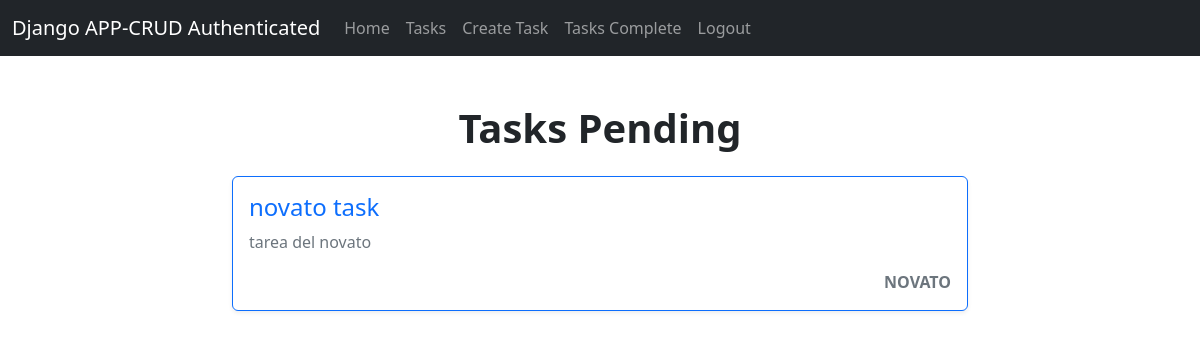
The app's page /tasks/ (signed in) with its own data.
### task/models.py (models this page shows, shortened)
class Task(models.Model):
    title = models.CharField(max_length=200)
    description = models.TextField(blank=True)
    created = models.DateTimeField(auto_now_add=True)
    dateCompleted = models.DateTimeField(null=True, blank=True)
    important = models.BooleanField(default=False, blank=True)
    user = models.ForeignKey(User, on_delete=models.CASCADE)

### task/views.py (the view)
@login_required
def tasks(request):
    tasks = Task.objects.filter(user=request.user, dateCompleted__isnull=True)
    return render(request, 'tasks.html', {
        'tasks': tasks
    })

### task/templates/tasks.html (shortened to what this page needs)
{% extends 'base.html' %}
{% block content %}
<main class="container my-5">
    <h1 class="text-center mb-4 fw-bold text-dark">Tasks Pending</h1>
    <div class="row justify-content-center">
        <div class="col-md-8">
            {% for task in tasks %}
            <div class="card mb-3 shadow-sm
                {% if task.important %} border-2 border-danger {% else %}border-2 border-primary{% endif %}">
                <div class="card-body">
                    <h4 class="{% if task.important %}text-danger fw-bold{% else %}text-primary{% endif %}">
                        <a href="{% url 'task_detail' task.id %}" class="text-decoration-none">
                            {{ task.title }}
                        </a>
                    </h4>
                    <p class="text-muted">{{ task.description }}</p>
                    <span class="float-end text-uppercase text-secondary fw-bold">
                         {{ task.user }}
                    </span>
                </div>
            </div>
            {% empty %}
            <div class="alert alert-info text-center">
                No tasks pending
            </div>
            {% endfor %}
        </div>
    </div>
</main>
{% endblock %}

### records on screen
Task: title "novato task", description "tarea del novato", user "NOVATO"
